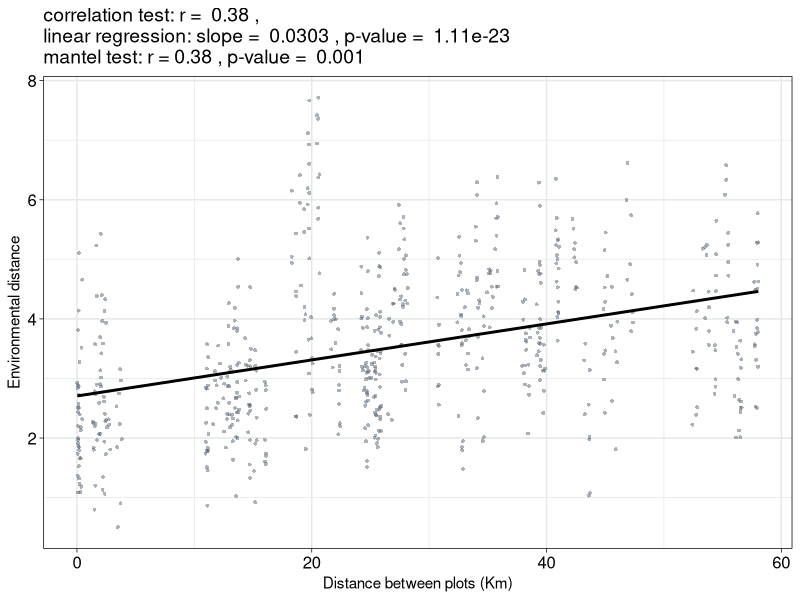
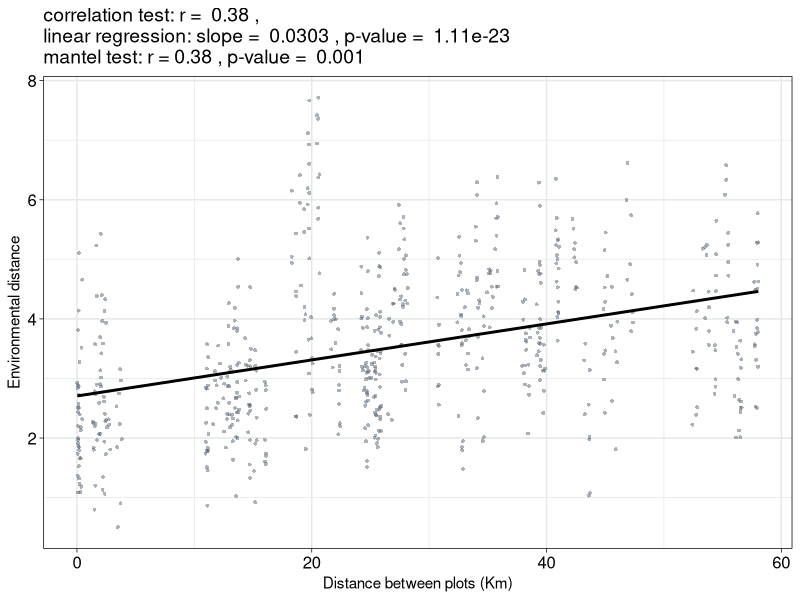

Generate these figures, in order, with R: (Note: this script raises an error after producing the figures.)

library(broom)
library(cowplot)
library(tidyverse)
library(readxl)
library(reshape2)
#Load soil nutrient data
metadata_secas<- read_excel("Data/Metadatos.xlsx", sheet = "secas-marzo")
fq_secas<- read_excel("Data/fisicoq.xlsx", sheet = "seca")
fq_secas2<- read.csv("Data/fisicoq-la.csv")

meta_fq_secas<- metadata_secas %>% full_join(fq_secas) #%>%  select(Sites:id_new,pH, MO, N, P) %>% mutate(Season="Dry")
meta_fq_secas_all<- metadata_secas %>% full_join(fq_secas) %>% full_join(fq_secas2, by = "SampleID")

env.16S=meta_fq_secas_all
df<- env.16S%>% dplyr::select(SampleID, pH:Mn, moisture, WHC:CONDUC, ARCILLA:ARENA) 
dfs=data.frame(df[1],scale(df[,2:17], center = T, scale = T)) %>% dplyr::select(
  SampleID,P,K,Ca,Mg,moisture,WHC, LIMO) %>% 
 column_to_rownames(var = "SampleID")
dfs_dist<- dist(dfs, method = "euclidean")

coords<- read_csv("Data//coord.csv")

coords_mat<- coords%>% mutate(P=paste0("P",pol),
                              S=paste0("S", Sitio),
                              T=paste0("T", Transecto)
) %>% unite(
  "SampleID", 
  P:T, sep = "") %>% select(
    SampleID, Longitude, Latitude) %>% column_to_rownames(var = "SampleID") %>% as.matrix() 

library(geosphere)

distance<- distm(coords_mat)/1000
colnames(distance)<- rownames(coords_mat)
rownames(distance)<- rownames(coords_mat)
distance_complete<- distance
metadata_secas<- read_excel("Data/Metadatos.xlsx", sheet = "secas-marzo")

fq_secas<- read_excel("Data/fisicoq.xlsx", sheet = "seca")
distance_dm<- read.delim("Data/distance_points.tsv") %>% mutate(value=value/1000)

fq_secas2<- read.csv("Data/fisicoq-la.csv")
meta_fq_secas<- metadata_secas %>% full_join(fq_secas) #%>%  select(Sites:id_new,pH, MO, N, P) %>% mutate(Season="Dry")
meta_fq_secas_all<- metadata_secas %>% full_join(fq_secas) %>% full_join(fq_secas2, by = "SampleID")

ward <- meta_fq_secas_all

#Load mapping file
map <-metadata_secas

#Environmental distance analysis
#Remove variables with no variation, z-transform each variable, 
#and format it as a matrix
#nut.mtx <- ward %>% 
  #select(-LIMO, -Fe, -WHC, -id_sequence:-id_fisicoq, -type, -type2, -pH2, -Names, -Sites) %>% 
 # select(SampleID, Ca, Mg, K,P, moisture,WHC,LIMO) %>% 
  #select(SampleID,pH:ARENA, -type, -type2, -pH2) %>% 
  #  gather(key = "Variable", value = "Value", -SampleID) %>% 
  #group_by(Variable) %>% 
  #mutate(zValue = (Value - mean(Value))/sd(Value)) %>% 
  #select(SampleID, Variable, zValue) %>% 
  #spread(key = Variable, value = zValue) %>% 
  #as.data.frame()
#row.names(nut.mtx) <- nut.mtx$SampleID
#nut.mtx <- nut.mtx[,-1]
#nut.mtx <- as.matrix(nut.mtx)

#Calculate the environmental distance and filter redundant values
#nut.dist2 <- as.matrix(dist(nut.mtx, method = "euclidean"))
nut.dist<- dfs_dist %>% as.matrix()

nut.dist[upper.tri(nut.dist)] <- NA 


#Create a long data frame and remove pairwise comparisons between the same sample
nut.dist.tidy <- nut.dist %>% 
  melt(as.matrix(distance), varnames = c(
    "SampleID.x", "SampleID.y"), value.name = "EucDist") %>% drop_na() %>% filter(!EucDist==0) %>% 
  filter(!is.na(EucDist)) %>% 
  filter(SampleID.x != SampleID.y) %>% 
  inner_join(map, by = c("SampleID.x" = "SampleID")) %>% 
  inner_join(map, by = c("SampleID.y" = "SampleID"))  %>% 
  full_join(distance_dm) %>% dplyr::rename(SpatialDistance = "value")


#Perform correlation analysis and regression 
cor <- cor.test(nut.dist.tidy$SpatialDistance, nut.dist.tidy$EucDist, method = "pearson", alternative = "two.sided") %>% tidy()
lm <- lm(EucDist ~ SpatialDistance, data = nut.dist.tidy) %>% tidy() %>% filter(term == "SpatialDistance")
#mant<- vegan::mantel(distance_complete,dist(nut.mtx))
mant2<- vegan::mantel(distance_complete, dfs_dist)
#mant;mant2
dist.stats <- data.frame(label = paste("correlation test: r = ", signif(cor$estimate,2), ",",
                                       "\nlinear regression: slope = ", signif(lm$estimate, 3), ",",
                                       "p-value = ", signif(cor$p.value, 3),
                                       "\nmantel test: r =",  signif(mant2$statistic, 2),
                                       ", p-value = ",  signif(mant2$signif, 3)))






#Plot
environmental.p <- nut.dist.tidy %>% 
  ggplot(aes(SpatialDistance, EucDist)) +
  geom_point(shape = 16, size = 1, alpha = 0.5, color = "#566573") +
  geom_smooth(color = "black", se = F, method = "lm") +
  scale_color_brewer(name = "Block", palette = "Set1", direction = -1) +
  xlab("Distance between plots (Km)") +
  ylab("Environmental distance") +
 # scale_x_continuous(breaks = seq(0, 18, by = 3)) +
  theme_bw() +
  theme(text = element_text(size = 11),
        legend.position = "top")  + theme_linedraw()+
  theme(legend.position = "none", 
        axis.text = element_text(size = 12),
        strip.text = element_text(size = 12, face = "bold.italic"),
        panel.grid.major = element_line(size = 0.5, linetype = 'solid',   colour = "#E5E8E8"), 
        panel.grid.minor = element_line(size = 0.25, linetype = 'solid',
                                        colour = "#E5E8E8"))+
  ggtitle(dist.stats$label)+theme(plot.title = element_text(size = 14))


environmental.p
ggsave("Figures/Fig.env_distance_geom.png",width = 6, height = 4, dpi = 300, plot = environmental.p, device = "png")
ggsave("Figures/Fig.variables_distance_geom.png",width = 9, height = 7, dpi = 300, plot = variables.p, device = "png")

#Individual variable analysis
#Remove variables with no variation and format it as a matrix
nut.mtx2 <- ward %>% 
  select(SampleID,-P,K,Ca,Mg,moisture,WHC, Silt=LIMO) %>% 
  #select(SampleID,pH:ARENA, -type, -type2, -pH) %>% 
  #select(SampleID,pH:ARENA, -type, -type2, -pH, -pH2, -ARENA, -Cu, -CONDUC) %>% 
    as.data.frame()
row.names(nut.mtx2) <- nut.mtx2$SampleID
nut.mtx2 <- nut.mtx2[,-1]
nut.mtx2 <- as.matrix(nut.mtx2)

#Function to calculate the absolute differences between pairs of samples for each parameter
get_differences <- function(x){
  vec <- nut.mtx2[,x]
  vec %*% t(vec)
  var.dist <- dist(as.matrix(data.frame(x = 0, y = vec))) %>% as.matrix()
  var.dist[upper.tri(var.dist)] <- NA 
  var.dist %>% 
    as.data.frame() %>% 
    mutate(SampleID.x = row.names(.)) %>% 
    gather(key = "SampleID.y", value = "VarDist", -SampleID.x) %>% 
    filter(!is.na(VarDist))
}

#Generate a data frame with the absolute differences and spatial distance for each parameter
var.list <- list()

for(i in 1:ncol(nut.mtx2)){
  var.name <- colnames(nut.mtx2)[i]
  var.list[[var.name]] <- get_differences(i) 
}

var.tidy <- plyr::ldply(var.list, function(x) x) %>% 
  filter(SampleID.x != SampleID.y) %>% 
  inner_join(map, by = c("SampleID.x" = "SampleID")) %>% 
  inner_join(map, by = c("SampleID.y" = "SampleID")) %>% 
  full_join(distance_dm) %>% dplyr::rename(SpatialDistance = "value")
names(var.tidy)[1] <- "Variable"

#Run correlations and regressions
run_cor <- function(x){
  cor.test(x$SpatialDistance, x$VarDist, method = "pearson", alternative = "two.sided") %>% 
    tidy()
}

#Aggregate all the stats
stats <- var.tidy %>% 
  group_by(Variable) %>% 
  nest() %>% 
  mutate(cor = map(data, run_cor)) %>% 
  unnest(cor) %>% 
  ungroup() %>% 
  mutate(p.adj = p.adjust(p.value, method = "holm")) %>% 
  mutate(label = paste("r = ", signif(estimate,2), ", P = ", signif(p.adj,3), sep = "")) #%>% 
  #inner_join(alt.names, by = "Variable")

#Plot
variables.p <- var.tidy %>% 
  inner_join(stats, by = "Variable") %>% 
  ggplot(aes(SpatialDistance, VarDist)) +
  geom_point(shape = 16, size = 1, alpha = 0.5, color = "gray25") +
  #geom_text(data = bc.stats, aes(x = 9, y = 0.4, label = label), hjust = 0) + 
  geom_smooth(color = "black", se = F, method = "lm") +
  scale_color_brewer(name = "Block", palette = "Set1", direction = -1) +
  xlab("Distance between plots (km)") +
  ylab("Difference between samples") +
  #scale_x_continuous(breaks = seq(0, 18, by = 3)) +
  facet_wrap(~ Variable + label, scales = "free", ncol = 3) + 
  theme_bw() +
  theme(text = element_text(size = 11),
        legend.position = "top",
        strip.background =element_rect(fill="gray25"),
        strip.text = element_text(colour = "white"))+theme_bw() +
  theme(text = element_text(size = 11),
        legend.position = "top")  + theme_linedraw()+
  theme(legend.position = "none", 
        axis.text = element_text(size = 12),
        strip.text = element_text(size = 12, face = "bold.italic"),
        panel.grid.major = element_line(size = 0.5, linetype = 'solid',   colour = "#E5E8E8"), 
        panel.grid.minor = element_line(size = 0.25, linetype = 'solid',
                                        colour = "#E5E8E8"))

variables.p

#Put it all together
top <- plot_grid(NA, environmental.p, NA, rel_widths = c(1,2,1), nrow = 1, labels = c(NA, "a", NA), label_size = 15)

plot_grid(top, variables.p, nrow = 2, rel_heights = c(1,3), labels = c(NA, "b"), label_size = 15)
